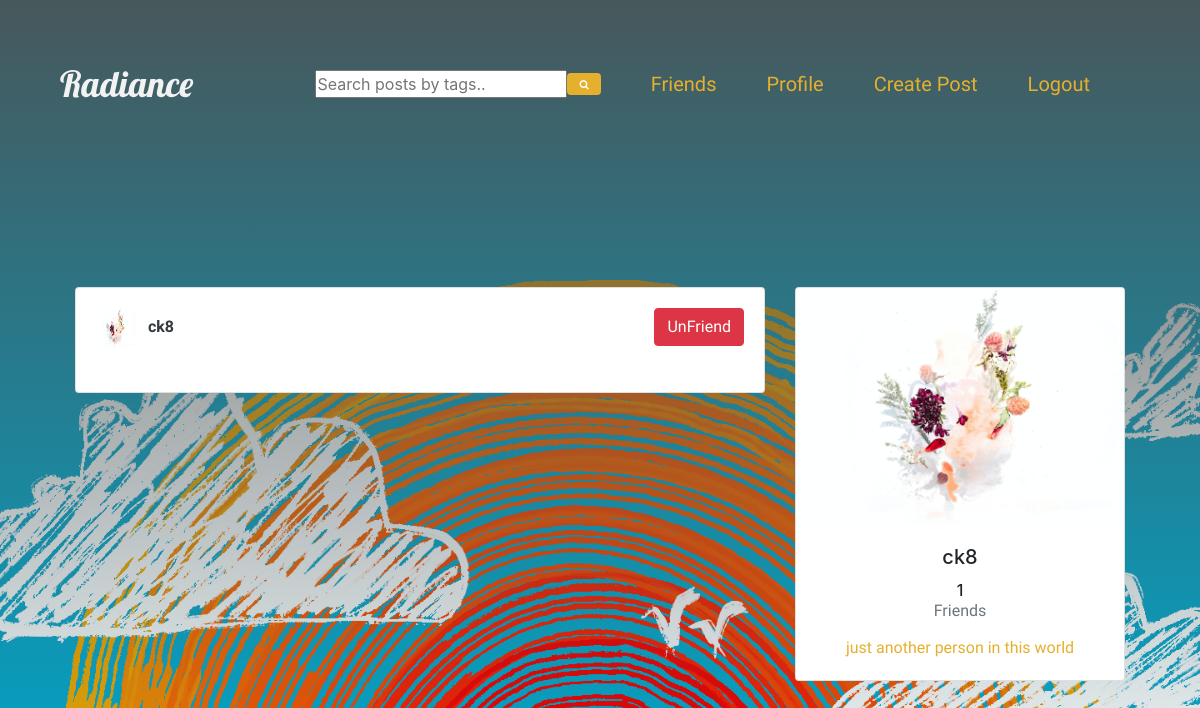
The page /friends/ (signed in) on the database its author committed.
### users/models.py (models this page shows)
class Profile(models.Model):
	user = models.OneToOneField(User, on_delete=models.CASCADE)
	image = models.ImageField(default='default.png', upload_to='profile_pics')
	slug = AutoSlugField(populate_from='user')
	bio = models.CharField(max_length=255, blank=True)
	friends = models.ManyToManyField("Profile", blank=True)
	def __str__(self):
		return str(self.user.username)
	def get_absolute_url(self):
		return "/users/{}".format(self.slug)

### users/views.py (the view)
# urls.py: path('friends/', user_views.friend_list, name='friend_list'),
def friend_list(request):
	p = request.user.profile
	friends = p.friends.all()
	context={
	'friends': friends
	}
	return render(request, "users/friend_list.html", context)

### users/templates/users/friend_list.html (shortened to what this page needs)
{% extends "tasks/layout.html" %} {% load static %}  {% block content %}
<div class="login__form">
    <div class="container">
        <div class="row">
            <div class="col-md-8">
                {% if friends %}
                <div class="card card-signin my-5">
                    <div class="card-body">
                        {% for user_p in friends %}
                        <a href="{{ user_p.get_absolute_url }}">
                            <img src="{{ user_p.image.url }}"
                                 class="rounded mr-2"
                                 width="40"
                                 height="40"
                                 alt="" />
                        </a>
                        <a class="text-dark" href="{{ user_p.get_absolute_url }}"><b>{{ user_p }}</b></a>
                        <small>
                            <a class="btn btn-danger float-right"
                               href="{% url 'delete_friend' user_p.id %}">UnFriend</a>
                        </small>
                        <br /><br />
                        {% endfor %}
                    </div>
                </div>
                {% else %}
                <h5>
                    You don't have any friends added yet. Click
                    <a href="{% url 'users_list' %}">here</a> to add some!
                </h5>
                {% endif %}
            </div>
            <div class="col-md-4">
                <div class="card card-signin my-5">
                    <a href="{{ request.user.profile.get_absolute_url }}">
                        <img class="card-img-top"
                             src="{{ request.user.profile.image.url }}"
                             alt="" />
                    </a>
                    <div class="card-body">
                        <h5 class="card-title text-center">{{ request.user }}</h5>
                        <h6 class="text-center">
                            {{ request.user.profile.friends.count }}
                            <p class="text-muted">Friends</p>
                        </h6>
                        <p class="card-text text-center">{{ request.user.profile.bio }}</p>
                    </div>
                </div>
            </div>
        </div>
        {% endblock content %}

### tasks/static/css/styles.css (style rules this page uses)
:root { --accent: #EA9180; --accentHover: #DE8A86; --grey6: #F2F2F2; --grey5: rgba(224,224,224,1); --grey2: rgba(79,79,79,1); --grey29: rgba(79,79,79,0.9); --grey20: rgba(79,79,79,0.0); --yellow: #e5b02d; --orange: #eb7c2d; --purple: #e0b5ff; --lightyellow: #fff6c7; --transition: all 0.3s ease 0s; }
* { -webkit-box-sizing: border-box; box-sizing: border-box; margin: 0; padding: 0; }
html, body { height: 100%; overflow: auto; }
body { background: -webkit-gradient( linear, left top, left bottom, from(var(--grey29)), to(var(--grey20)) ), url(/static/img/Untitled-Artwork.png); background: -o-linear-gradient( top, var(--grey29), var(--grey20) ), url(/static/img/Untitled-Artwork.png); background: linear-gradient( to bottom, var(--grey29), var(--grey20) ), url(/static/img/Untitled-Artwork.png); background-position: center; background-repeat: no-repeat; background-size: cover; }
p, a, button { font-family: "Lobster", sans-serif; color: var(--grey6); text-decoration: none; }
a, button, .logo { cursor: pointer; }
.login__form { -ms-grid-column: 2; -ms-grid-column-span: 6; grid-column: 2 / span 6; }
.login__form p, a { color: var(--yellow); }

### rows shown on the page
Profile: image (picture), user.username "ck8"

### other values the page prints
{{ request.user }} "ck8"
{{ request.user.profile.friends.count }} "1"
{{ request.user.profile.bio }} "just another person in this world"
